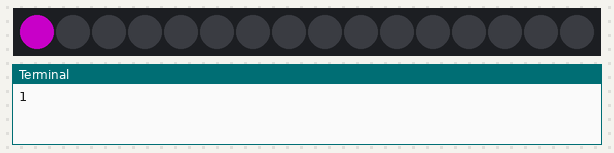
The program below on a simulated Raspberry Pi (BCM pin numbers). Shown: 16 RGB LEDs in strip order, left to right, the last lines printed to the terminal. Dim RGB values are drawn brighter than linear.

Above: at 0.12 s.
At 0.63 s:
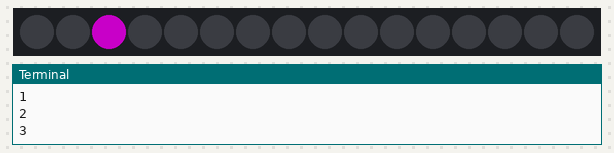
At 1.13 s:
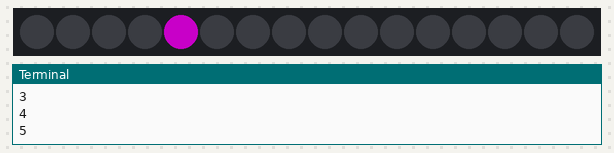
At 2.13 s:
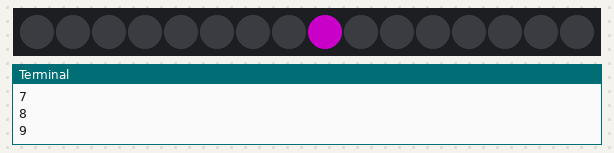
At 3.13 s:
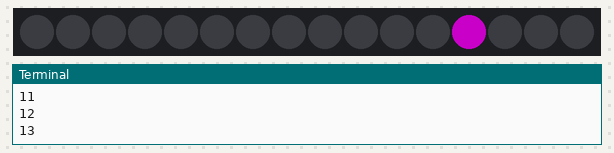
At 4.39 s:
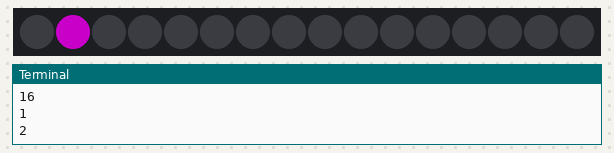

Measured:
- by itself, everything shown: repeats every 4.0 s, in 16 steps

The program:

NeoPixel_v1.py
```python
from time import sleep
from neopixel import *

# LED strip configuration:
LED_COUNT      = 16      # Number of LED pixels.
LED_PIN        = 18      # GPIO pin connected to the pixels (18 uses PWM!).
#LED_PIN        = 10      # GPIO pin connected to the pixels (10 uses SPI /dev/spidev0.0).
LED_FREQ_HZ    = 800000  # LED signal frequency in hertz (usually 800khz)
LED_DMA        = 10      # DMA channel to use for generating signal (try 10)
LED_BRIGHTNESS = 255     # Set to 0 for darkest and 255 for brightest
LED_INVERT     = False   # True to invert the signal (when using NPN transistor level shift)
LED_CHANNEL    = 0       # set to '1' for GPIOs 13, 19, 41, 45 or 53

strip = Adafruit_NeoPixel(LED_COUNT, LED_PIN, LED_FREQ_HZ, LED_DMA, LED_INVERT, LED_BRIGHTNESS, LED_CHANNEL)
strip.begin()

i = 0

while True:
    if i < LED_COUNT:
        strip.setPixelColor(i, Color(100, 0, 100))
        strip.setPixelColor(i-1, 0)
        if i == 0:
            strip.setPixelColor(15, 0)
        strip.show()
        i += 1
        print(i)
    if i == LED_COUNT:
        i = 0
    sleep(0.25)
```
